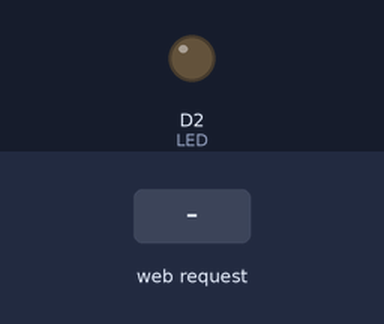
The sketch below on a simulated ESP8266 (NodeMCU). On the bench: output pins drawn as LEDs (lit = HIGH). Inputs (shaded band) come from the test bench. WiFi joins after 1.5 s; servers stay silent unless stated; what the sketch prints to the serial monitor is not drawn.

Above: at 2.7 s.
2.8 s: HTTP request GET /high received
At 3.6 s:
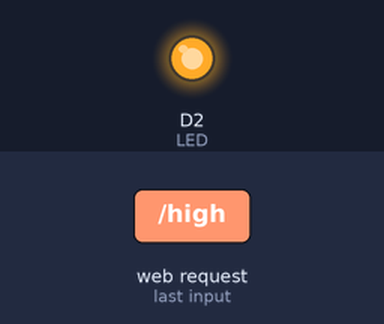
4.3 s: HTTP request GET /low received
At 5.5 s:
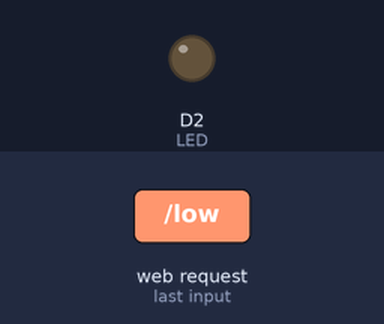
Timing chart, 0 to 7.3 s (numbered marks = the images above; inputs shaded):
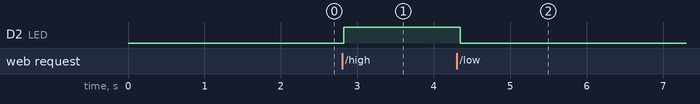

The sketch:

projeto_iot2.ino
```cpp
#include <ESP8266WiFi.h>

#define LED D2

int estado = 0;
const char* ssid = "F";
const char* pass = "asdflkjh";

WiFiServer server(80);

void setup() {

  Serial.begin(9600);
  pinMode(D2,OUTPUT);
  digitalWrite(LED,LOW);
  Serial.println("\n");
  Serial.print(F("Conectando a: "));
  Serial.println(ssid);

  WiFi.mode(WIFI_STA);
  WiFi.begin(ssid, pass);

  while (WiFi.status() != WL_CONNECTED) {
    delay(500);
    Serial.print(F("."));
  }

  Serial.println(F("WiFi connected"));
  server.begin();
  Serial.println("\n");
  Serial.println(F("Servidor inicado"));
  Serial.println(WiFi.localIP());

}

void loop() {

  digitalWrite(LED,estado);
  WiFiClient client = server.available();

  client.setTimeout(100);

  String req = client.readStringUntil('\r');


  if(req.indexOf(F("/low")) != -1){
    estado = 0;
  }

  else if(req.indexOf(F("/high")) != -1){
    estado = 1;
  }

  else {}


  while (client.available()) {
    client.read();
  }

  client.print(F("HTTP/1.1 200 OK\r\nContent-Type: text/html\r\n\r\n<!DOCTYPE HTML>\r\n"));
  client.print(F("<html><head><title>PROJETO IOT - Automação de Lampadas</title><meta charset='utf-8'>"));
  client.print(F("<style type='text/css'>*{font-family: 'arial';}body{padding: 20px;}.main_header{max-width: 500px;margin: 0 auto;display: flex;flex-wrap: wrap;justify-content: center;border: 2px solid #999;padding: 20px;border-radius: 40px;}h1{font-size: 2em;padding: 20px;text-align: center;margin-bottom: 40px;}.ligar, .desligar{text-decoration: none;color: #fff;padding: 30px 60px;border-radius: 10px;flex-basis: 100%;margin-bottom: 20px;text-align: center;font-size: 1.5em;font-weight: 700;}.ligar{background-color: #61CE70;}.desligar{background-color: #aa1818;}</style>"));
  client.print(F("</head><body><div class='main_header'><header><h1>PROJETO IOT <br/> Automação de Lampadas</h1></header><a href='http://"));
  client.print(WiFi.localIP());
  client.print(F("/high' class='ligar'>LIGAR</a><a href='http://"));
  client.print(WiFi.localIP());
  client.print(F("/low' class='desligar'>DESLIGAR</a></div></body></html>"));

  digitalWrite(LED,estado);

}
```

Measured:
- after the input at 2.8 s, D2 (LED): LOW → HIGH at once
- after the input at 4.3 s, D2 (LED): HIGH → LOW at once
